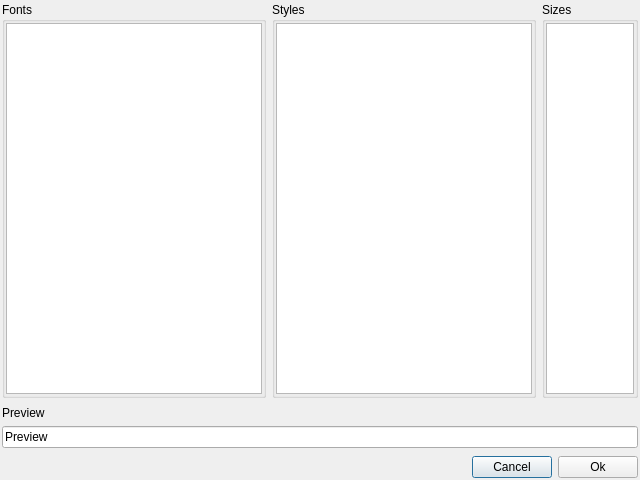
<?xml version="1.0" encoding="UTF-8"?>
<ui version="4.0">
 <class>QDFontDialog</class>
 <widget class="QDialog" name="QDFontDialog">
  <property name="geometry">
   <rect>
    <x>0</x>
    <y>0</y>
    <width>640</width>
    <height>480</height>
   </rect>
  </property>
  <property name="windowTitle">
   <string>Font dialog</string>
  </property>
  <layout class="QVBoxLayout" name="verticalLayout_2">
   <property name="leftMargin">
    <number>1</number>
   </property>
   <property name="topMargin">
    <number>1</number>
   </property>
   <property name="rightMargin">
    <number>1</number>
   </property>
   <property name="bottomMargin">
    <number>1</number>
   </property>
   <item>
    <widget class="QWidget" name="widget" native="true">
     <layout class="QHBoxLayout" name="horizontalLayout_4">
      <property name="leftMargin">
       <number>1</number>
      </property>
      <property name="topMargin">
       <number>1</number>
      </property>
      <property name="rightMargin">
       <number>1</number>
      </property>
      <property name="bottomMargin">
       <number>1</number>
      </property>
      <item>
       <widget class="QGroupBox" name="groupBox">
        <property name="sizePolicy">
         <sizepolicy hsizetype="Preferred" vsizetype="Preferred">
          <horstretch>0</horstretch>
          <verstretch>1</verstretch>
         </sizepolicy>
        </property>
        <property name="title">
         <string>Fonts</string>
        </property>
        <layout class="QHBoxLayout" name="horizontalLayout">
         <property name="leftMargin">
          <number>1</number>
         </property>
         <property name="topMargin">
          <number>1</number>
         </property>
         <property name="rightMargin">
          <number>1</number>
         </property>
         <property name="bottomMargin">
          <number>1</number>
         </property>
         <item>
          <widget class="QListWidget" name="QLWFonts"/>
         </item>
        </layout>
       </widget>
      </item>
      <item>
       <widget class="QGroupBox" name="groupBox_2">
        <property name="sizePolicy">
         <sizepolicy hsizetype="Preferred" vsizetype="Preferred">
          <horstretch>0</horstretch>
          <verstretch>0</verstretch>
         </sizepolicy>
        </property>
        <property name="title">
         <string>Styles</string>
        </property>
        <layout class="QHBoxLayout" name="horizontalLayout_3">
         <property name="leftMargin">
          <number>1</number>
         </property>
         <property name="topMargin">
          <number>1</number>
         </property>
         <property name="rightMargin">
          <number>1</number>
         </property>
         <property name="bottomMargin">
          <number>1</number>
         </property>
         <item>
          <widget class="QListWidget" name="QLWStyles">
           <property name="enabled">
            <bool>true</bool>
           </property>
          </widget>
         </item>
        </layout>
       </widget>
      </item>
      <item>
       <widget class="QGroupBox" name="groupBox_3">
        <property name="sizePolicy">
         <sizepolicy hsizetype="Preferred" vsizetype="Preferred">
          <horstretch>1</horstretch>
          <verstretch>0</verstretch>
         </sizepolicy>
        </property>
        <property name="title">
         <string>Sizes</string>
        </property>
        <layout class="QHBoxLayout" name="horizontalLayout_2">
         <property name="leftMargin">
          <number>1</number>
         </property>
         <property name="topMargin">
          <number>1</number>
         </property>
         <property name="rightMargin">
          <number>1</number>
         </property>
         <property name="bottomMargin">
          <number>1</number>
         </property>
         <item>
          <widget class="QListWidget" name="QLWSizes">
           <property name="enabled">
            <bool>true</bool>
           </property>
          </widget>
         </item>
        </layout>
       </widget>
      </item>
     </layout>
    </widget>
   </item>
   <item>
    <widget class="QWidget" name="widget_2" native="true">
     <layout class="QVBoxLayout" name="verticalLayout">
      <property name="leftMargin">
       <number>1</number>
      </property>
      <property name="topMargin">
       <number>1</number>
      </property>
      <property name="rightMargin">
       <number>1</number>
      </property>
      <property name="bottomMargin">
       <number>1</number>
      </property>
      <item>
       <widget class="QLabel" name="label">
        <property name="text">
         <string>Preview</string>
        </property>
       </widget>
      </item>
      <item>
       <widget class="QLineEdit" name="QLEPreview">
        <property name="text">
         <string>Preview</string>
        </property>
       </widget>
      </item>
     </layout>
    </widget>
   </item>
   <item>
    <widget class="QWidget" name="widget_3" native="true">
     <layout class="QHBoxLayout" name="horizontalLayout_5">
      <property name="leftMargin">
       <number>1</number>
      </property>
      <property name="topMargin">
       <number>1</number>
      </property>
      <property name="rightMargin">
       <number>1</number>
      </property>
      <property name="bottomMargin">
       <number>1</number>
      </property>
      <item>
       <spacer name="horizontalSpacer">
        <property name="orientation">
         <enum>Qt::Horizontal</enum>
        </property>
        <property name="sizeHint" stdset="0">
         <size>
          <width>252</width>
          <height>20</height>
         </size>
        </property>
       </spacer>
      </item>
      <item>
       <widget class="QPushButton" name="QPBCancel">
        <property name="text">
         <string>Cancel</string>
        </property>
       </widget>
      </item>
      <item>
       <widget class="QPushButton" name="QPBOk">
        <property name="text">
         <string>Ok</string>
        </property>
        <property name="icon">
         <iconset resource="Resources.qrc">
          <normaloff>:/Icons/Icons/ok.png</normaloff>:/Icons/Icons/ok.png</iconset>
        </property>
       </widget>
      </item>
     </layout>
    </widget>
   </item>
  </layout>
 </widget>
 <tabstops>
  <tabstop>QLWFonts</tabstop>
  <tabstop>QLWStyles</tabstop>
  <tabstop>QLWSizes</tabstop>
  <tabstop>QLEPreview</tabstop>
  <tabstop>QPBCancel</tabstop>
  <tabstop>QPBOk</tabstop>
 </tabstops>
 <resources>
  <include location="Resources.qrc"/>
 </resources>
 <connections>
  <connection>
   <sender>QPBCancel</sender>
   <signal>clicked()</signal>
   <receiver>QDFontDialog</receiver>
   <slot>reject()</slot>
   <hints>
    <hint type="sourcelabel">
     <x>302</x>
     <y>300</y>
    </hint>
    <hint type="destinationlabel">
     <x>199</x>
     <y>159</y>
    </hint>
   </hints>
  </connection>
  <connection>
   <sender>QPBOk</sender>
   <signal>clicked()</signal>
   <receiver>QDFontDialog</receiver>
   <slot>accept()</slot>
   <hints>
    <hint type="sourcelabel">
     <x>608</x>
     <y>460</y>
    </hint>
    <hint type="destinationlabel">
     <x>319</x>
     <y>239</y>
    </hint>
   </hints>
  </connection>
 </connections>
</ui>
